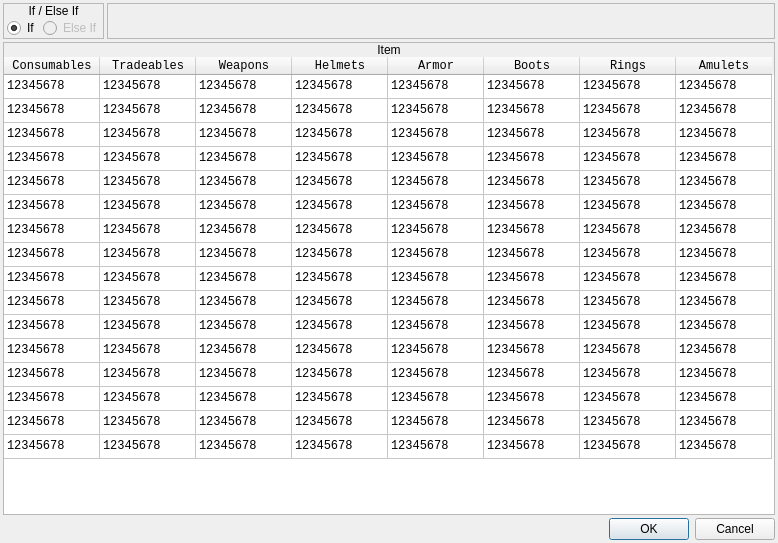
<?xml version="1.0" encoding="UTF-8"?>
<ui version="4.0">
 <class>ConfigureEvent_IfHasItem</class>
 <widget class="QDialog" name="ConfigureEvent_IfHasItem">
  <property name="geometry">
   <rect>
    <x>0</x>
    <y>0</y>
    <width>778</width>
    <height>543</height>
   </rect>
  </property>
  <property name="windowTitle">
   <string>If Has Item</string>
  </property>
  <property name="styleSheet">
   <string notr="true">.QFrame
{
	border: 1px solid palette(text);
}

.QFrame&gt;QLabel
{
	background-color: palette(text);
	color: palette(window);
}</string>
  </property>
  <layout class="QVBoxLayout" name="verticalLayout_2">
   <property name="spacing">
    <number>3</number>
   </property>
   <property name="leftMargin">
    <number>3</number>
   </property>
   <property name="topMargin">
    <number>3</number>
   </property>
   <property name="rightMargin">
    <number>3</number>
   </property>
   <property name="bottomMargin">
    <number>3</number>
   </property>
   <item>
    <widget class="QWidget" name="widget_2" native="true">
     <property name="sizePolicy">
      <sizepolicy hsizetype="Preferred" vsizetype="Fixed">
       <horstretch>0</horstretch>
       <verstretch>0</verstretch>
      </sizepolicy>
     </property>
     <layout class="QHBoxLayout" name="horizontalLayout">
      <property name="spacing">
       <number>3</number>
      </property>
      <property name="leftMargin">
       <number>0</number>
      </property>
      <property name="topMargin">
       <number>0</number>
      </property>
      <property name="rightMargin">
       <number>0</number>
      </property>
      <property name="bottomMargin">
       <number>0</number>
      </property>
      <item>
       <widget class="QFrame" name="frmVariable_3">
        <property name="sizePolicy">
         <sizepolicy hsizetype="Fixed" vsizetype="Fixed">
          <horstretch>0</horstretch>
          <verstretch>0</verstretch>
         </sizepolicy>
        </property>
        <property name="frameShape">
         <enum>QFrame::StyledPanel</enum>
        </property>
        <property name="frameShadow">
         <enum>QFrame::Raised</enum>
        </property>
        <layout class="QVBoxLayout" name="verticalLayout_5">
         <property name="spacing">
          <number>0</number>
         </property>
         <property name="leftMargin">
          <number>0</number>
         </property>
         <property name="topMargin">
          <number>0</number>
         </property>
         <property name="rightMargin">
          <number>0</number>
         </property>
         <property name="bottomMargin">
          <number>0</number>
         </property>
         <item>
          <widget class="QLabel" name="label_5">
           <property name="sizePolicy">
            <sizepolicy hsizetype="Preferred" vsizetype="Fixed">
             <horstretch>0</horstretch>
             <verstretch>0</verstretch>
            </sizepolicy>
           </property>
           <property name="text">
            <string>If / Else If</string>
           </property>
           <property name="alignment">
            <set>Qt::AlignCenter</set>
           </property>
          </widget>
         </item>
         <item>
          <widget class="QWidget" name="widget_5" native="true">
           <layout class="QHBoxLayout" name="horizontalLayout_4">
            <property name="spacing">
             <number>3</number>
            </property>
            <property name="leftMargin">
             <number>3</number>
            </property>
            <property name="topMargin">
             <number>0</number>
            </property>
            <property name="rightMargin">
             <number>0</number>
            </property>
            <property name="bottomMargin">
             <number>0</number>
            </property>
            <item>
             <widget class="QRadioButton" name="chkIf">
              <property name="text">
               <string>If</string>
              </property>
              <property name="checked">
               <bool>true</bool>
              </property>
             </widget>
            </item>
            <item>
             <widget class="QRadioButton" name="chkElseIf">
              <property name="enabled">
               <bool>false</bool>
              </property>
              <property name="text">
               <string>Else If</string>
              </property>
             </widget>
            </item>
           </layout>
          </widget>
         </item>
        </layout>
       </widget>
      </item>
      <item>
       <widget class="QFrame" name="frame_2">
        <property name="frameShape">
         <enum>QFrame::StyledPanel</enum>
        </property>
        <property name="frameShadow">
         <enum>QFrame::Raised</enum>
        </property>
       </widget>
      </item>
     </layout>
    </widget>
   </item>
   <item>
    <widget class="QFrame" name="frame">
     <property name="frameShape">
      <enum>QFrame::StyledPanel</enum>
     </property>
     <property name="frameShadow">
      <enum>QFrame::Raised</enum>
     </property>
     <layout class="QVBoxLayout" name="verticalLayout">
      <property name="spacing">
       <number>0</number>
      </property>
      <property name="leftMargin">
       <number>0</number>
      </property>
      <property name="topMargin">
       <number>0</number>
      </property>
      <property name="rightMargin">
       <number>0</number>
      </property>
      <property name="bottomMargin">
       <number>0</number>
      </property>
      <item>
       <widget class="QLabel" name="label">
        <property name="sizePolicy">
         <sizepolicy hsizetype="Preferred" vsizetype="Fixed">
          <horstretch>0</horstretch>
          <verstretch>0</verstretch>
         </sizepolicy>
        </property>
        <property name="text">
         <string>Item</string>
        </property>
        <property name="alignment">
         <set>Qt::AlignCenter</set>
        </property>
       </widget>
      </item>
      <item>
       <widget class="QWidget" name="widget" native="true">
        <layout class="QHBoxLayout" name="horizontalLayout_2">
         <property name="spacing">
          <number>0</number>
         </property>
         <property name="leftMargin">
          <number>0</number>
         </property>
         <property name="topMargin">
          <number>0</number>
         </property>
         <property name="rightMargin">
          <number>0</number>
         </property>
         <property name="bottomMargin">
          <number>0</number>
         </property>
         <item>
          <widget class="QTableWidget" name="tblItems">
           <property name="font">
            <font>
             <family>Monospace</family>
            </font>
           </property>
           <property name="frameShape">
            <enum>QFrame::NoFrame</enum>
           </property>
           <property name="selectionMode">
            <enum>QAbstractItemView::SingleSelection</enum>
           </property>
           <attribute name="horizontalHeaderMinimumSectionSize">
            <number>96</number>
           </attribute>
           <attribute name="horizontalHeaderDefaultSectionSize">
            <number>96</number>
           </attribute>
           <attribute name="horizontalHeaderHighlightSections">
            <bool>false</bool>
           </attribute>
           <attribute name="verticalHeaderVisible">
            <bool>false</bool>
           </attribute>
           <attribute name="verticalHeaderDefaultSectionSize">
            <number>24</number>
           </attribute>
           <row>
            <property name="text">
             <string>1</string>
            </property>
           </row>
           <row>
            <property name="text">
             <string>2</string>
            </property>
           </row>
           <row>
            <property name="text">
             <string>3</string>
            </property>
           </row>
           <row>
            <property name="text">
             <string>4</string>
            </property>
           </row>
           <row>
            <property name="text">
             <string>5</string>
            </property>
           </row>
           <row>
            <property name="text">
             <string>6</string>
            </property>
           </row>
           <row>
            <property name="text">
             <string>7</string>
            </property>
           </row>
           <row>
            <property name="text">
             <string>8</string>
            </property>
           </row>
           <row>
            <property name="text">
             <string>9</string>
            </property>
           </row>
           <row>
            <property name="text">
             <string>10</string>
            </property>
           </row>
           <row>
            <property name="text">
             <string>11</string>
            </property>
           </row>
           <row>
            <property name="text">
             <string>12</string>
            </property>
           </row>
           <row>
            <property name="text">
             <string>13</string>
            </property>
           </row>
           <row>
            <property name="text">
             <string>14</string>
            </property>
           </row>
           <row>
            <property name="text">
             <string>15</string>
            </property>
           </row>
           <row>
            <property name="text">
             <string>16</string>
            </property>
           </row>
           <column>
            <property name="text">
             <string>Consumables</string>
            </property>
           </column>
           <column>
            <property name="text">
             <string>Tradeables</string>
            </property>
           </column>
           <column>
            <property name="text">
             <string>Weapons</string>
            </property>
           </column>
           <column>
            <property name="text">
             <string>Helmets</string>
            </property>
           </column>
           <column>
            <property name="text">
             <string>Armor</string>
            </property>
           </column>
           <column>
            <property name="text">
             <string>Boots</string>
            </property>
           </column>
           <column>
            <property name="text">
             <string>Rings</string>
            </property>
           </column>
           <column>
            <property name="text">
             <string>Amulets</string>
            </property>
           </column>
           <item row="0" column="0">
            <property name="text">
             <string>12345678</string>
            </property>
           </item>
           <item row="0" column="1">
            <property name="text">
             <string>12345678</string>
            </property>
           </item>
           <item row="0" column="2">
            <property name="text">
             <string>12345678</string>
            </property>
           </item>
           <item row="0" column="3">
            <property name="text">
             <string>12345678</string>
            </property>
           </item>
           <item row="0" column="4">
            <property name="text">
             <string>12345678</string>
            </property>
           </item>
           <item row="0" column="5">
            <property name="text">
             <string>12345678</string>
            </property>
           </item>
           <item row="0" column="6">
            <property name="text">
             <string>12345678</string>
            </property>
           </item>
           <item row="0" column="7">
            <property name="text">
             <string>12345678</string>
            </property>
           </item>
           <item row="1" column="0">
            <property name="text">
             <string>12345678</string>
            </property>
           </item>
           <item row="1" column="1">
            <property name="text">
             <string>12345678</string>
            </property>
           </item>
           <item row="1" column="2">
            <property name="text">
             <string>12345678</string>
            </property>
           </item>
           <item row="1" column="3">
            <property name="text">
             <string>12345678</string>
            </property>
           </item>
           <item row="1" column="4">
            <property name="text">
             <string>12345678</string>
            </property>
           </item>
           <item row="1" column="5">
            <property name="text">
             <string>12345678</string>
            </property>
           </item>
           <item row="1" column="6">
            <property name="text">
             <string>12345678</string>
            </property>
           </item>
           <item row="1" column="7">
            <property name="text">
             <string>12345678</string>
            </property>
           </item>
           <item row="2" column="0">
            <property name="text">
             <string>12345678</string>
            </property>
           </item>
           <item row="2" column="1">
            <property name="text">
             <string>12345678</string>
            </property>
           </item>
           <item row="2" column="2">
            <property name="text">
             <string>12345678</string>
            </property>
           </item>
           <item row="2" column="3">
            <property name="text">
             <string>12345678</string>
            </property>
           </item>
           <item row="2" column="4">
            <property name="text">
             <string>12345678</string>
            </property>
           </item>
           <item row="2" column="5">
            <property name="text">
             <string>12345678</string>
            </property>
           </item>
           <item row="2" column="6">
            <property name="text">
             <string>12345678</string>
            </property>
           </item>
           <item row="2" column="7">
            <property name="text">
             <string>12345678</string>
            </property>
           </item>
           <item row="3" column="0">
            <property name="text">
             <string>12345678</string>
            </property>
           </item>
           <item row="3" column="1">
            <property name="text">
             <string>12345678</string>
            </property>
           </item>
           <item row="3" column="2">
            <property name="text">
             <string>12345678</string>
            </property>
           </item>
           <item row="3" column="3">
            <property name="text">
             <string>12345678</string>
            </property>
           </item>
           <item row="3" column="4">
            <property name="text">
             <string>12345678</string>
            </property>
           </item>
           <item row="3" column="5">
            <property name="text">
             <string>12345678</string>
            </property>
           </item>
           <item row="3" column="6">
            <property name="text">
             <string>12345678</string>
            </property>
           </item>
           <item row="3" column="7">
            <property name="text">
             <string>12345678</string>
            </property>
           </item>
           <item row="4" column="0">
            <property name="text">
             <string>12345678</string>
            </property>
           </item>
           <item row="4" column="1">
            <property name="text">
             <string>12345678</string>
            </property>
           </item>
           <item row="4" column="2">
            <property name="text">
             <string>12345678</string>
            </property>
           </item>
           <item row="4" column="3">
            <property name="text">
             <string>12345678</string>
            </property>
           </item>
           <item row="4" column="4">
            <property name="text">
             <string>12345678</string>
            </property>
           </item>
           <item row="4" column="5">
            <property name="text">
             <string>12345678</string>
            </property>
           </item>
           <item row="4" column="6">
            <property name="text">
             <string>12345678</string>
            </property>
           </item>
           <item row="4" column="7">
            <property name="text">
             <string>12345678</string>
            </property>
           </item>
           <item row="5" column="0">
            <property name="text">
             <string>12345678</string>
            </property>
           </item>
           <item row="5" column="1">
            <property name="text">
             <string>12345678</string>
            </property>
           </item>
           <item row="5" column="2">
            <property name="text">
             <string>12345678</string>
            </property>
           </item>
           <item row="5" column="3">
            <property name="text">
             <string>12345678</string>
            </property>
           </item>
           <item row="5" column="4">
            <property name="text">
             <string>12345678</string>
            </property>
           </item>
           <item row="5" column="5">
            <property name="text">
             <string>12345678</string>
            </property>
           </item>
           <item row="5" column="6">
            <property name="text">
             <string>12345678</string>
            </property>
           </item>
           <item row="5" column="7">
            <property name="text">
             <string>12345678</string>
            </property>
           </item>
           <item row="6" column="0">
            <property name="text">
             <string>12345678</string>
            </property>
           </item>
           <item row="6" column="1">
            <property name="text">
             <string>12345678</string>
            </property>
           </item>
           <item row="6" column="2">
            <property name="text">
             <string>12345678</string>
            </property>
           </item>
           <item row="6" column="3">
            <property name="text">
             <string>12345678</string>
            </property>
           </item>
           <item row="6" column="4">
            <property name="text">
             <string>12345678</string>
            </property>
           </item>
           <item row="6" column="5">
            <property name="text">
             <string>12345678</string>
            </property>
           </item>
           <item row="6" column="6">
            <property name="text">
             <string>12345678</string>
            </property>
           </item>
           <item row="6" column="7">
            <property name="text">
             <string>12345678</string>
            </property>
           </item>
           <item row="7" column="0">
            <property name="text">
             <string>12345678</string>
            </property>
           </item>
           <item row="7" column="1">
            <property name="text">
             <string>12345678</string>
            </property>
           </item>
           <item row="7" column="2">
            <property name="text">
             <string>12345678</string>
            </property>
           </item>
           <item row="7" column="3">
            <property name="text">
             <string>12345678</string>
            </property>
           </item>
           <item row="7" column="4">
            <property name="text">
             <string>12345678</string>
            </property>
           </item>
           <item row="7" column="5">
            <property name="text">
             <string>12345678</string>
            </property>
           </item>
           <item row="7" column="6">
            <property name="text">
             <string>12345678</string>
            </property>
           </item>
           <item row="7" column="7">
            <property name="text">
             <string>12345678</string>
            </property>
           </item>
           <item row="8" column="0">
            <property name="text">
             <string>12345678</string>
            </property>
           </item>
           <item row="8" column="1">
            <property name="text">
             <string>12345678</string>
            </property>
           </item>
           <item row="8" column="2">
            <property name="text">
             <string>12345678</string>
            </property>
           </item>
           <item row="8" column="3">
            <property name="text">
             <string>12345678</string>
            </property>
           </item>
           <item row="8" column="4">
            <property name="text">
             <string>12345678</string>
            </property>
           </item>
           <item row="8" column="5">
            <property name="text">
             <string>12345678</string>
            </property>
           </item>
           <item row="8" column="6">
            <property name="text">
             <string>12345678</string>
            </property>
           </item>
           <item row="8" column="7">
            <property name="text">
             <string>12345678</string>
            </property>
           </item>
           <item row="9" column="0">
            <property name="text">
             <string>12345678</string>
            </property>
           </item>
           <item row="9" column="1">
            <property name="text">
             <string>12345678</string>
            </property>
           </item>
           <item row="9" column="2">
            <property name="text">
             <string>12345678</string>
            </property>
           </item>
           <item row="9" column="3">
            <property name="text">
             <string>12345678</string>
            </property>
           </item>
           <item row="9" column="4">
            <property name="text">
             <string>12345678</string>
            </property>
           </item>
           <item row="9" column="5">
            <property name="text">
             <string>12345678</string>
            </property>
           </item>
           <item row="9" column="6">
            <property name="text">
             <string>12345678</string>
            </property>
           </item>
           <item row="9" column="7">
            <property name="text">
             <string>12345678</string>
            </property>
           </item>
           <item row="10" column="0">
            <property name="text">
             <string>12345678</string>
            </property>
           </item>
           <item row="10" column="1">
            <property name="text">
             <string>12345678</string>
            </property>
           </item>
           <item row="10" column="2">
            <property name="text">
             <string>12345678</string>
            </property>
           </item>
           <item row="10" column="3">
            <property name="text">
             <string>12345678</string>
            </property>
           </item>
           <item row="10" column="4">
            <property name="text">
             <string>12345678</string>
            </property>
           </item>
           <item row="10" column="5">
            <property name="text">
             <string>12345678</string>
            </property>
           </item>
           <item row="10" column="6">
            <property name="text">
             <string>12345678</string>
            </property>
           </item>
           <item row="10" column="7">
            <property name="text">
             <string>12345678</string>
            </property>
           </item>
           <item row="11" column="0">
            <property name="text">
             <string>12345678</string>
            </property>
           </item>
           <item row="11" column="1">
            <property name="text">
             <string>12345678</string>
            </property>
           </item>
           <item row="11" column="2">
            <property name="text">
             <string>12345678</string>
            </property>
           </item>
           <item row="11" column="3">
            <property name="text">
             <string>12345678</string>
            </property>
           </item>
           <item row="11" column="4">
            <property name="text">
             <string>12345678</string>
            </property>
           </item>
           <item row="11" column="5">
            <property name="text">
             <string>12345678</string>
            </property>
           </item>
           <item row="11" column="6">
            <property name="text">
             <string>12345678</string>
            </property>
           </item>
           <item row="11" column="7">
            <property name="text">
             <string>12345678</string>
            </property>
           </item>
           <item row="12" column="0">
            <property name="text">
             <string>12345678</string>
            </property>
           </item>
           <item row="12" column="1">
            <property name="text">
             <string>12345678</string>
            </property>
           </item>
           <item row="12" column="2">
            <property name="text">
             <string>12345678</string>
            </property>
           </item>
           <item row="12" column="3">
            <property name="text">
             <string>12345678</string>
            </property>
           </item>
           <item row="12" column="4">
            <property name="text">
             <string>12345678</string>
            </property>
           </item>
           <item row="12" column="5">
            <property name="text">
             <string>12345678</string>
            </property>
           </item>
           <item row="12" column="6">
            <property name="text">
             <string>12345678</string>
            </property>
           </item>
           <item row="12" column="7">
            <property name="text">
             <string>12345678</string>
            </property>
           </item>
           <item row="13" column="0">
            <property name="text">
             <string>12345678</string>
            </property>
           </item>
           <item row="13" column="1">
            <property name="text">
             <string>12345678</string>
            </property>
           </item>
           <item row="13" column="2">
            <property name="text">
             <string>12345678</string>
            </property>
           </item>
           <item row="13" column="3">
            <property name="text">
             <string>12345678</string>
            </property>
           </item>
           <item row="13" column="4">
            <property name="text">
             <string>12345678</string>
            </property>
           </item>
           <item row="13" column="5">
            <property name="text">
             <string>12345678</string>
            </property>
           </item>
           <item row="13" column="6">
            <property name="text">
             <string>12345678</string>
            </property>
           </item>
           <item row="13" column="7">
            <property name="text">
             <string>12345678</string>
            </property>
           </item>
           <item row="14" column="0">
            <property name="text">
             <string>12345678</string>
            </property>
           </item>
           <item row="14" column="1">
            <property name="text">
             <string>12345678</string>
            </property>
           </item>
           <item row="14" column="2">
            <property name="text">
             <string>12345678</string>
            </property>
           </item>
           <item row="14" column="3">
            <property name="text">
             <string>12345678</string>
            </property>
           </item>
           <item row="14" column="4">
            <property name="text">
             <string>12345678</string>
            </property>
           </item>
           <item row="14" column="5">
            <property name="text">
             <string>12345678</string>
            </property>
           </item>
           <item row="14" column="6">
            <property name="text">
             <string>12345678</string>
            </property>
           </item>
           <item row="14" column="7">
            <property name="text">
             <string>12345678</string>
            </property>
           </item>
           <item row="15" column="0">
            <property name="text">
             <string>12345678</string>
            </property>
           </item>
           <item row="15" column="1">
            <property name="text">
             <string>12345678</string>
            </property>
           </item>
           <item row="15" column="2">
            <property name="text">
             <string>12345678</string>
            </property>
           </item>
           <item row="15" column="3">
            <property name="text">
             <string>12345678</string>
            </property>
           </item>
           <item row="15" column="4">
            <property name="text">
             <string>12345678</string>
            </property>
           </item>
           <item row="15" column="5">
            <property name="text">
             <string>12345678</string>
            </property>
           </item>
           <item row="15" column="6">
            <property name="text">
             <string>12345678</string>
            </property>
           </item>
           <item row="15" column="7">
            <property name="text">
             <string>12345678</string>
            </property>
           </item>
          </widget>
         </item>
        </layout>
       </widget>
      </item>
     </layout>
    </widget>
   </item>
   <item>
    <widget class="QDialogButtonBox" name="buttonBox">
     <property name="orientation">
      <enum>Qt::Horizontal</enum>
     </property>
     <property name="standardButtons">
      <set>QDialogButtonBox::Cancel|QDialogButtonBox::Ok</set>
     </property>
    </widget>
   </item>
  </layout>
 </widget>
 <resources/>
 <connections>
  <connection>
   <sender>buttonBox</sender>
   <signal>accepted()</signal>
   <receiver>ConfigureEvent_IfHasItem</receiver>
   <slot>accept()</slot>
   <hints>
    <hint type="sourcelabel">
     <x>248</x>
     <y>254</y>
    </hint>
    <hint type="destinationlabel">
     <x>157</x>
     <y>274</y>
    </hint>
   </hints>
  </connection>
  <connection>
   <sender>buttonBox</sender>
   <signal>rejected()</signal>
   <receiver>ConfigureEvent_IfHasItem</receiver>
   <slot>reject()</slot>
   <hints>
    <hint type="sourcelabel">
     <x>316</x>
     <y>260</y>
    </hint>
    <hint type="destinationlabel">
     <x>286</x>
     <y>274</y>
    </hint>
   </hints>
  </connection>
 </connections>
</ui>
